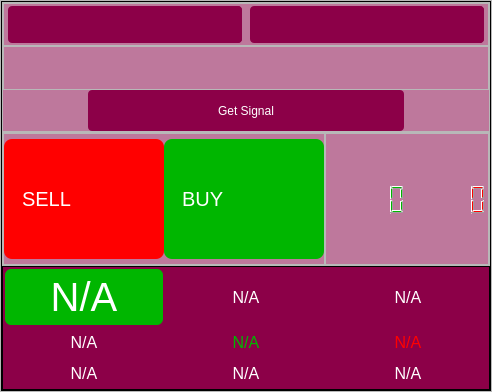
                <widget class="QFrame" name="traderSpacer">
                 <property name="sizePolicy">
                  <sizepolicy hsizetype="Expanding" vsizetype="Expanding">
                   <horstretch>0</horstretch>
                   <verstretch>0</verstretch>
                  </sizepolicy>
                 </property>
                 <property name="styleSheet">
                  <string notr="true">#traderUpdate {
	background-color: qlineargradient(spread:pad, x1:1, y1:0, x2:1, y2:0, stop:0 rgba(140, 0, 72, 0.5), stop:1 rgba(255, 255, 255, 255));
}
</string>
                 </property>
                 <property name="frameShape">
                  <enum>QFrame::StyledPanel</enum>
                 </property>
                 <property name="frameShadow">
                  <enum>QFrame::Raised</enum>
                 </property>
                 <layout class="QHBoxLayout" name="horizontalLayout_6">
                  <property name="spacing">
                   <number>0</number>
                  </property>
                  <property name="leftMargin">
                   <number>0</number>
                  </property>
                  <property name="topMargin">
                   <number>0</number>
                  </property>
                  <property name="rightMargin">
                   <number>0</number>
                  </property>
                  <property name="bottomMargin">
                   <number>0</number>
                  </property>
                  <item alignment="Qt::AlignRight">
                   <widget class="QFrame" name="traderUpdate">
                    <property name="sizePolicy">
                     <sizepolicy hsizetype="Expanding" vsizetype="Expanding">
                      <horstretch>0</horstretch>
                      <verstretch>0</verstretch>
                     </sizepolicy>
                    </property>
                    <property name="styleSheet">
                     <string notr="true">QLabel{
	font: 75 20px;
	color: #ffffff;
	padding: 4px;
}

#signalBanner{
	background-color: rgb(0, 182, 0);
	border-radius: 8px;
}

#signalBanner:hover{
	background-color: #56ff11;
}

#signalBanner_2{
	border-radius: 8px;
	background-color: rgb(255, 0, 0);
}

#signalBanner_2:hover{
	background-color: rgb(255, 30, 14);
}

#timerBar {
	font: 63 25pt;
	color: rgb(0, 182, 0);
	border: none;
}

#timerBar_2 {
	font: 63 25pt;
	color: rgb(255, 0, 0);
	border: none;
}</string>
                    </property>
                    <property name="frameShape">
                     <enum>QFrame::StyledPanel</enum>
                    </property>
                    <property name="frameShadow">
                     <enum>QFrame::Raised</enum>
                    </property>
                    <layout class="QVBoxLayout" name="verticalLayout_10">
                     <property name="spacing">
                      <number>0</number>
                     </property>
                     <property name="leftMargin">
                      <number>0</number>
                     </property>
                     <property name="topMargin">
                      <number>0</number>
                     </property>
                     <property name="rightMargin">
                      <number>0</number>
                     </property>
                     <property name="bottomMargin">
                      <number>0</number>
                     </property>
                     <item alignment="Qt::AlignTop">
                      <widget class="QFrame" name="frame_10">
                       <property name="sizePolicy">
                        <sizepolicy hsizetype="Expanding" vsizetype="Expanding">
                         <horstretch>0</horstretch>
                         <verstretch>0</verstretch>
                        </sizepolicy>
                       </property>
                       <property name="frameShape">
                        <enum>QFrame::StyledPanel</enum>
                       </property>
                       <property name="frameShadow">
                        <enum>QFrame::Raised</enum>
                       </property>
                       <layout class="QVBoxLayout" name="verticalLayout_15">
                        <property name="spacing">
                         <number>0</number>
                        </property>
                        <property name="leftMargin">
                         <number>0</number>
                        </property>
                        <property name="topMargin">
                         <number>0</number>
                        </property>
                        <property name="rightMargin">
                         <number>0</number>
                        </property>
                        <property name="bottomMargin">
                         <number>0</number>
                        </property>
                        <item>
                         <widget class="QFrame" name="frame_20">
                          <property name="sizePolicy">
                           <sizepolicy hsizetype="Expanding" vsizetype="Expanding">
                            <horstretch>0</horstretch>
                            <verstretch>0</verstretch>
                           </sizepolicy>
                          </property>
                          <property name="styleSheet">
                           <string notr="true">QComboBox{
		background-color: qlineargradient(spread:pad, x1:1, y1:0, x2:1, y2:0, stop:0 rgba(140, 0, 72, 255), stop:1 rgba(255, 255, 255, 255));
	color: rgb(220, 220, 220);
	border:none;
	margin: 2px 4px;
	padding: 8px;
	font: 63 12pt;
	width: 200px;
	border-radius: 4px;
}

QComboBox::drop-down {
	background-color:  qlineargradient(spread:pad, x1:1, y1:0, x2:1, y2:0, stop:0 rgba(140, 0, 72, 255), stop:1 rgba(255, 255, 255, 255));
	color: rgb(220, 220, 220);
	border:none;
	border-radius: 4px;
}
</string>
                          </property>
                          <property name="frameShape">
                           <enum>QFrame::StyledPanel</enum>
                          </property>
                          <property name="frameShadow">
                           <enum>QFrame::Raised</enum>
                          </property>
                          <layout class="QHBoxLayout" name="horizontalLayout_11">
                           <property name="spacing">
                            <number>0</number>
                           </property>
                           <property name="leftMargin">
                            <number>0</number>
                           </property>
                           <property name="topMargin">
                            <number>0</number>
                           </property>
                           <property name="rightMargin">
                            <number>0</number>
                           </property>
                           <property name="bottomMargin">
                            <number>0</number>
                           </property>
                           <item>
                            <widget class="QComboBox" name="comboTimer">
                             <property name="enabled">
                              <bool>true</bool>
                             </property>
                             <property name="sizePolicy">
                              <sizepolicy hsizetype="Expanding" vsizetype="Expanding">
                               <horstretch>0</horstretch>
                               <verstretch>0</verstretch>
                              </sizepolicy>
                             </property>
                            </widget>
                           </item>
                           <item>
                            <widget class="QComboBox" name="comboPair">
                             <property name="sizePolicy">
                              <sizepolicy hsizetype="Expanding" vsizetype="Expanding">
                               <horstretch>0</horstretch>
                               <verstretch>0</verstretch>
                              </sizepolicy>
                             </property>
                            </widget>
                           </item>
                          </layout>
                         </widget>
                        </item>
                        <item alignment="Qt::AlignTop">
                         <widget class="QFrame" name="frame_21">
                          <property name="sizePolicy">
                           <sizepolicy hsizetype="Expanding" vsizetype="Expanding">
                            <horstretch>0</horstretch>
                            <verstretch>0</verstretch>
                           </sizepolicy>
                          </property>
                          <property name="frameShape">
                           <enum>QFrame::StyledPanel</enum>
                          </property>
                          <property name="frameShadow">
                           <enum>QFrame::Raised</enum>
                          </property>
                          <layout class="QVBoxLayout" name="verticalLayout_14">
                           <property name="spacing">
                            <number>0</number>
                           </property>
                           <property name="leftMargin">
                            <number>0</number>
                           </property>
                           <property name="topMargin">
                            <number>5</number>
                           </property>
                           <property name="rightMargin">
                            <number>0</number>
                           </property>
                           <property name="bottomMargin">
                            <number>5</number>
                           </property>
                           <item alignment="Qt::AlignTop">
                            <widget class="QLabel" name="connectingLabel">
                             <property name="styleSheet">
                              <string notr="true">QLabel{
	font: 12px;
	color: #ffffff;
	margin: 5px 0;
}</string>
                             </property>
                             <property name="text">
                              <string/>
                             </property>
                             <property name="alignment">
                              <set>Qt::AlignCenter</set>
                             </property>
                            </widget>
                           </item>
                          </layout>
                         </widget>
                        </item>
                        <item alignment="Qt::AlignHCenter|Qt::AlignTop">
                         <widget class="QPushButton" name="getPairButton">
                          <property name="enabled">
                           <bool>true</bool>
                          </property>
                          <property name="sizePolicy">
                           <sizepolicy hsizetype="Expanding" vsizetype="Expanding">
                            <horstretch>0</horstretch>
                            <verstretch>0</verstretch>
                           </sizepolicy>
                          </property>
                          <property name="styleSheet">
                           <string notr="true">QPushButton{
		background-color: qlineargradient(spread:pad, x1:1, y1:0, x2:1, y2:0, stop:0 rgba(140, 0, 72, 255), stop:1 rgba(255, 255, 255, 255));
	color: #ffffff;
	font: 12px;
	padding: 8px;
	text-align: center;
	width: 300px;
	height: 25px;
	border: 10px;
	border-radius: 4px;
}

QPushButton:hover{
	border-radius: 4px;
	background-color: qlineargradient(spread:pad, x1:1, y1:0, x2:1, y2:0, stop:0 rgba(140, 0, 72, 245), stop:1 rgba(255, 255, 255, 255));
}</string>
                          </property>
                          <property name="text">
                           <string>Get Signal</string>
                          </property>
                         </widget>
                        </item>
                       </layout>
                      </widget>
                     </item>
                     <item alignment="Qt::AlignTop">
                      <widget class="QFrame" name="frame">
                       <property name="frameShape">
                        <enum>QFrame::StyledPanel</enum>
                       </property>
                       <property name="frameShadow">
                        <enum>QFrame::Raised</enum>
                       </property>
                       <layout class="QHBoxLayout" name="horizontalLayout_12">
                        <property name="spacing">
                         <number>0</number>
                        </property>
                        <property name="leftMargin">
                         <number>0</number>
                        </property>
                        <property name="topMargin">
                         <number>0</number>
                        </property>
                        <property name="rightMargin">
                         <number>0</number>
                        </property>
                        <property name="bottomMargin">
                         <number>0</number>
                        </property>
                        <item alignment="Qt::AlignLeft">
                         <widget class="QFrame" name="frame_5">
                          <property name="sizePolicy">
                           <sizepolicy hsizetype="Expanding" vsizetype="Expanding">
                            <horstretch>0</horstretch>
                            <verstretch>0</verstretch>
                           </sizepolicy>
                          </property>
                          <property name="frameShape">
                           <enum>QFrame::StyledPanel</enum>
                          </property>
                          <property name="frameShadow">
                           <enum>QFrame::Raised</enum>
                          </property>
                          <layout class="QHBoxLayout" name="horizontalLayout_16">
                           <property name="spacing">
                            <number>0</number>
                           </property>
                           <property name="leftMargin">
                            <number>0</number>
                           </property>
                           <property name="topMargin">
                            <number>5</number>
                           </property>
                           <property name="rightMargin">
                            <number>0</number>
                           </property>
                           <property name="bottomMargin">
                            <number>5</number>
                           </property>
                           <item>
                            <widget class="QFrame" name="signalBanner_2">
                             <property name="sizePolicy">
                              <sizepolicy hsizetype="Expanding" vsizetype="Expanding">
                               <horstretch>0</horstretch>
                               <verstretch>0</verstretch>
                              </sizepolicy>
                             </property>
                             <property name="minimumSize">
                              <size>
                               <width>160</width>
                               <height>120</height>
                              </size>
                             </property>
                             <property name="maximumSize">
                              <size>
                               <width>200</width>
                               <height>200</height>
                              </size>
                             </property>
                             <property name="sizeIncrement">
                              <size>
                               <width>160</width>
                               <height>120</height>
                              </size>
                             </property>
                             <property name="baseSize">
                              <size>
                               <width>160</width>
                               <height>120</height>
                              </size>
                             </property>
                             <property name="frameShape">
                              <enum>QFrame::StyledPanel</enum>
                             </property>
                             <property name="frameShadow">
                              <enum>QFrame::Raised</enum>
                             </property>
                             <layout class="QHBoxLayout" name="horizontalLayout_13">
                              <item>
                               <widget class="QLabel" name="label_16">
                                <property name="text">
                                 <string>SELL</string>
                                </property>
                               </widget>
                              </item>
                              <item>
                               <widget class="QLabel" name="label_17">
                                <property name="text">
                                 <string/>
                                </property>
                                <property name="pixmap">
                                 <pixmap resource="../resources/resources.qrc">:/icons/trending-down.svg</pixmap>
                                </property>
                               </widget>
                              </item>
                             </layout>
                            </widget>
                           </item>
                           <item alignment="Qt::AlignHCenter">
                            <widget class="QFrame" name="signalBanner">
                             <property name="sizePolicy">
                              <sizepolicy hsizetype="Expanding" vsizetype="Expanding">
                               <horstretch>0</horstretch>
                               <verstretch>0</verstretch>
                              </sizepolicy>
                             </property>
                             <property name="minimumSize">
                              <size>
                               <width>160</width>
                               <height>120</height>
                              </size>
                             </property>
                             <property name="maximumSize">
                              <size>
                               <width>200</width>
                               <height>200</height>
                              </size>
                             </property>
                             <property name="sizeIncrement">
                              <size>
                               <width>160</width>
                               <height>120</height>
                              </size>
                             </property>
                             <property name="baseSize">
                              <size>
                               <width>160</width>
                               <height>120</height>
                              </size>
                             </property>
                             <property name="frameShape">
                              <enum>QFrame::StyledPanel</enum>
                             </property>
                             <property name="frameShadow">
                              <enum>QFrame::Raised</enum>
                             </property>
                             <layout class="QHBoxLayout" name="horizontalLayout_3">
                              <item>
                               <widget class="QLabel" name="label_14">
                                <property name="styleSheet">
                                 <string notr="true"/>
                                </property>
                                <property name="text">
                                 <string>BUY</string>
                                </property>
                               </widget>
                              </item>
                              <item>
                               <widget class="QLabel" name="label_15">
                                <property name="text">
                                 <string/>
                                </property>
                                <property name="pixmap">
                                 <pixmap resource="../resources/resources.qrc">:/icons/trending-up.svg</pixmap>
                                </property>
                               </widget>
                              </item>
                             </layout>
                            </widget>
                           </item>
                          </layout>
                         </widget>
                        </item>
                        <item>
                         <widget class="QFrame" name="frame_18">
                          <property name="sizePolicy">
                           <sizepolicy hsizetype="Expanding" vsizetype="Expanding">
                            <horstretch>0</horstretch>
                            <verstretch>0</verstretch>
                           </sizepolicy>
                          </property>
                          <property name="minimumSize">
                           <size>
                            <width>160</width>
                            <height>120</height>
                           </size>
                          </property>
                          <property name="maximumSize">
                           <size>
                            <width>200</width>
                            <height>200</height>
                           </size>
                          </property>
                          <property name="sizeIncrement">
                           <size>
                            <width>160</width>
                            <height>120</height>
                           </size>
                          </property>
                          <property name="baseSize">
                           <size>
                            <width>160</width>
                            <height>120</height>
                           </size>
                          </property>
                          <property name="frameShape">
                           <enum>QFrame::StyledPanel</enum>
                          </property>
                          <property name="frameShadow">
                           <enum>QFrame::Raised</enum>
                          </property>
                          <layout class="QHBoxLayout" name="horizontalLayout_9">
                           <property name="spacing">
                            <number>0</number>
                           </property>
                           <property name="leftMargin">
                            <number>0</number>
                           </property>
                           <property name="topMargin">
                            <number>5</number>
                           </property>
                           <property name="rightMargin">
                            <number>0</number>
                           </property>
                           <property name="bottomMargin">
                            <number>5</number>
                           </property>
                           <item>
                            <widget class="QLCDNumber" name="timerBar">
                             <property name="sizePolicy">
                              <sizepolicy hsizetype="Expanding" vsizetype="Expanding">
                               <horstretch>0</horstretch>
                               <verstretch>0</verstretch>
                              </sizepolicy>
                             </property>
                             <property name="layoutDirection">
                              <enum>Qt::LeftToRight</enum>
                             </property>
                            </widget>
                           </item>
                           <item>
                            <widget class="QLCDNumber" name="timerBar_2">
                             <property name="sizePolicy">
                              <sizepolicy hsizetype="Expanding" vsizetype="Expanding">
                               <horstretch>0</horstretch>
                               <verstretch>0</verstretch>
                              </sizepolicy>
                             </property>
                            </widget>
                           </item>
                          </layout>
                         </widget>
                        </item>
                       </layout>
                      </widget>
                     </item>
                     <item>
                      <widget class="QFrame" name="updatesBottomScreen">
                       <property name="sizePolicy">
                        <sizepolicy hsizetype="Expanding" vsizetype="Expanding">
                         <horstretch>0</horstretch>
                         <verstretch>0</verstretch>
                        </sizepolicy>
                       </property>
                       <property name="styleSheet">
                        <string notr="true">#updatesBottomScreen {
		background-color: qlineargradient(spread:pad, x1:1, y1:0, x2:1, y2:0, stop:0 rgba(140, 0, 72, 255), stop:1 rgba(255, 255, 255, 255));
}

QLabel{
	font: 16px;
	color: #ffffff;
	margin: 2px 0;
}

QLabel:hover{
	backgrund-color: rgba(0, 0, 0, 0.5);
	border: 1px solid rgba(0, 0, 0, 0.2);
	border-radius: 4px;
}</string>
                       </property>
                       <property name="frameShape">
                        <enum>QFrame::StyledPanel</enum>
                       </property>
                       <property name="frameShadow">
                        <enum>QFrame::Raised</enum>
                       </property>
                       <layout class="QGridLayout" name="gridLayout">
                        <property name="leftMargin">
                         <number>0</number>
                        </property>
                        <property name="topMargin">
                         <number>0</number>
                        </property>
                        <property name="rightMargin">
                         <number>0</number>
                        </property>
                        <property name="bottomMargin">
                         <number>0</number>
                        </property>
                        <property name="spacing">
                         <number>0</number>
                        </property>
                        <item row="0" column="0">
                         <widget class="QLabel" name="strengthBar_5">
                          <property name="sizePolicy">
                           <sizepolicy hsizetype="Expanding" vsizetype="Expanding">
                            <horstretch>0</horstretch>
                            <verstretch>0</verstretch>
                           </sizepolicy>
                          </property>
                          <property name="styleSheet">
                           <string notr="true">background-color: rgb(0, 182, 0);
border-radius: 6px;
font: 40px;
padding: 5px;
margin: 2px;</string>
                          </property>
                          <property name="text">
                           <string>N/A</string>
                          </property>
                          <property name="alignment">
                           <set>Qt::AlignCenter</set>
                          </property>
                         </widget>
                        </item>
                        <item row="0" column="1">
                         <widget class="QLabel" name="signalLabel">
                          <property name="sizePolicy">
                           <sizepolicy hsizetype="Expanding" vsizetype="Expanding">
                            <horstretch>0</horstretch>
                            <verstretch>0</verstretch>
                           </sizepolicy>
                          </property>
                          <property name="text">
                           <string>N/A</string>
                          </property>
                          <property name="alignment">
                           <set>Qt::AlignCenter</set>
                          </property>
                         </widget>
                        </item>
                        <item row="0" column="3">
                         <widget class="QLabel" name="telegramCurrency">
                          <property name="sizePolicy">
                           <sizepolicy hsizetype="Expanding" vsizetype="Expanding">
                            <horstretch>0</horstretch>
                            <verstretch>0</verstretch>
                           </sizepolicy>
                          </property>
                          <property name="text">
                           <string>N/A</string>
                          </property>
                          <property name="alignment">
                           <set>Qt::AlignCenter</set>
                          </property>
                         </widget>
                        </item>
                        <item row="1" column="0">
                         <widget class="QLabel" name="telegramEntry">
                          <property name="sizePolicy">
                           <sizepolicy hsizetype="Expanding" vsizetype="Expanding">
                            <horstretch>0</horstretch>
                            <verstretch>0</verstretch>
                           </sizepolicy>
                          </property>
                          <property name="text">
                           <string>N/A</string>
                          </property>
                          <property name="alignment">
                           <set>Qt::AlignCenter</set>
                          </property>
                         </widget>
                        </item>
                        <item row="1" column="1">
                         <widget class="QLabel" name="telegramAction_2">
                          <property name="sizePolicy">
                           <sizepolicy hsizetype="Expanding" vsizetype="Expanding">
                            <horstretch>0</horstretch>
                            <verstretch>0</verstretch>
                           </sizepolicy>
                          </property>
                          <property name="styleSheet">
                           <string notr="true">color: rgb(0, 182, 0);
</string>
                          </property>
                          <property name="text">
                           <string>N/A</string>
                          </property>
                          <property name="alignment">
                           <set>Qt::AlignCenter</set>
                          </property>
                         </widget>
                        </item>
                        <item row="1" column="2" colspan="2">
                         <widget class="QLabel" name="telegramAction">
                          <property name="sizePolicy">
                           <sizepolicy hsizetype="Expanding" vsizetype="Expanding">
                            <horstretch>0</horstretch>
                            <verstretch>0</verstretch>
                           </sizepolicy>
                          </property>
                          <property name="styleSheet">
                           <string notr="true">color: rgb(255, 0, 0);</string>
                          </property>
                          <property name="text">
                           <string>N/A</string>
                          </property>
                          <property name="alignment">
                           <set>Qt::AlignCenter</set>
                          </property>
                         </widget>
                        </item>
                        <item row="2" column="0">
                         <widget class="QLabel" name="labelPair">
                          <property name="sizePolicy">
                           <sizepolicy hsizetype="Expanding" vsizetype="Expanding">
                            <horstretch>0</horstretch>
                            <verstretch>0</verstretch>
                           </sizepolicy>
                          </property>
                          <property name="text">
                           <string>N/A</string>
                          </property>
                          <property name="alignment">
                           <set>Qt::AlignCenter</set>
                          </property>
                         </widget>
                        </item>
                        <item row="2" column="1" colspan="2">
                         <widget class="QLabel" name="labelPair_1">
                          <property name="sizePolicy">
                           <sizepolicy hsizetype="Expanding" vsizetype="Expanding">
                            <horstretch>0</horstretch>
                            <verstretch>0</verstretch>
                           </sizepolicy>
                          </property>
                          <property name="text">
                           <string>N/A</string>
                          </property>
                          <property name="alignment">
                           <set>Qt::AlignCenter</set>
                          </property>
                         </widget>
                        </item>
                        <item row="2" column="3">
                         <widget class="QLabel" name="telegramTime">
                          <property name="sizePolicy">
                           <sizepolicy hsizetype="Expanding" vsizetype="Expanding">
                            <horstretch>0</horstretch>
                            <verstretch>0</verstretch>
                           </sizepolicy>
                          </property>
                          <property name="text">
                           <string>N/A</string>
                          </property>
                          <property name="alignment">
                           <set>Qt::AlignCenter</set>
                          </property>
                         </widget>
                        </item>
                       </layout>
                      </widget>
                     </item>
                    </layout>
                   </widget>
                  </item>
                 </layout>
                </widget>
